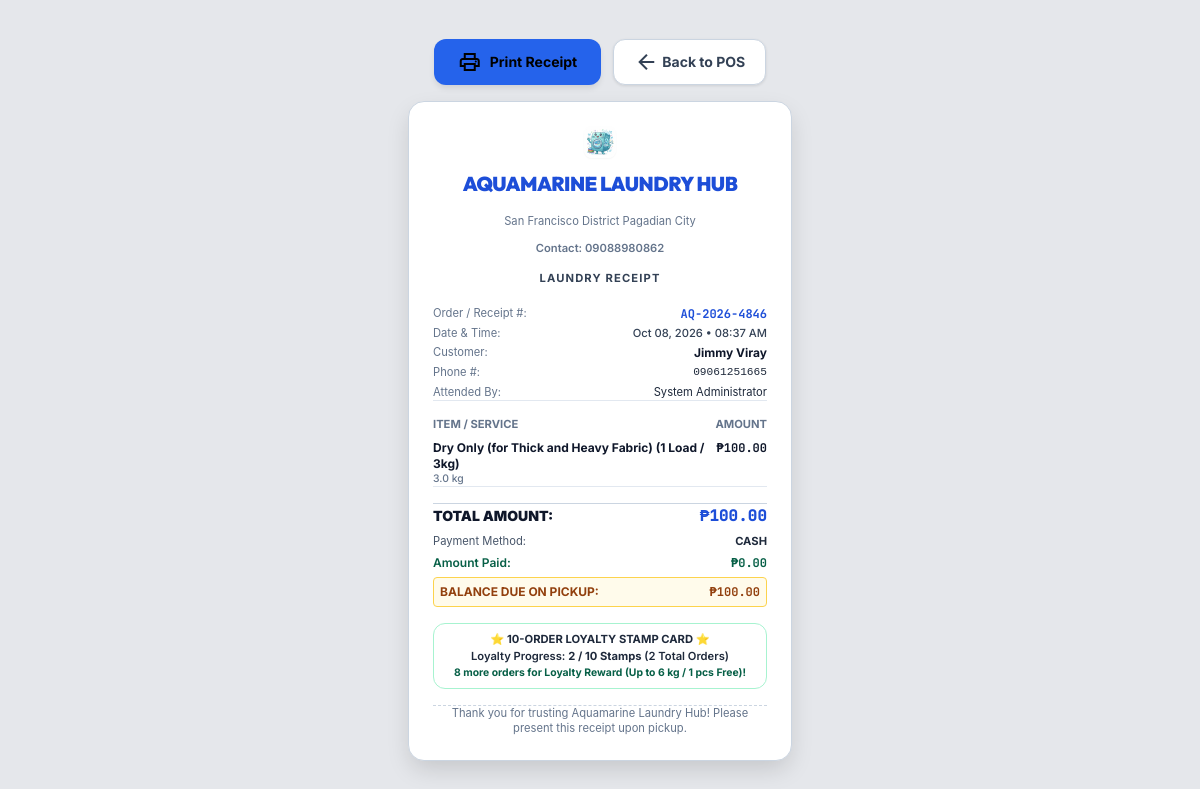
Screenshot of /pages/receipt.php?token=19 with the database file from the repository.
### tables this page shows
CREATE TABLE settings (
            setting_key TEXT PRIMARY KEY,
            setting_value TEXT
        );

CREATE TABLE orders (
            id INTEGER PRIMARY KEY AUTOINCREMENT,
            tracking_number TEXT UNIQUE NOT NULL,
            customer_id INTEGER NOT NULL,
            total_weight REAL DEFAULT 0.0,
            subtotal REAL DEFAULT 0.0,
            discount REAL DEFAULT 0.0,
            total_amount REAL DEFAULT 0.0,
            paid_amount REAL DEFAULT 0.0,
            payment_status TEXT DEFAULT 'Pending',
            order_status TEXT DEFAULT 'Pending',
            estimated_pickup DATETIME,
            rack_location TEXT,
            notes TEXT,
            driver_name TEXT,
            created_by INTEGER,
            created_at DATETIME DEFAULT CURRENT_TIMESTAMP, payment_method TEXT DEFAULT 'Cash', reference_no TEXT, service_type TEXT DEFAULT 'walk_in', delivery_fee REAL DEFAULT 0.0, delivery_address TEXT, receipt_token TEXT,
            FOREIGN KEY (customer_id) REFERENCES customers(id)
        );

CREATE TABLE customers (
            id INTEGER PRIMARY KEY AUTOINCREMENT,
            customer_code TEXT UNIQUE NOT NULL,
            name TEXT NOT NULL,
            contact TEXT DEFAULT 'N/A',
            email TEXT,
            address TEXT,
            created_at DATETIME DEFAULT CURRENT_TIMESTAMP
        );

CREATE TABLE users (
            id INTEGER PRIMARY KEY AUTOINCREMENT,
            username TEXT UNIQUE NOT NULL,
            password_hash TEXT NOT NULL,
            full_name TEXT NOT NULL,
            role TEXT NOT NULL DEFAULT 'cashier',
            cashier_id_number TEXT,
            status TEXT NOT NULL DEFAULT 'active',
            created_at DATETIME DEFAULT CURRENT_TIMESTAMP
        );

CREATE TABLE order_items (
            id INTEGER PRIMARY KEY AUTOINCREMENT,
            order_id INTEGER NOT NULL,
            service_id INTEGER NOT NULL,
            item_details TEXT,
            weight_kg REAL DEFAULT 0.0,
            qty INTEGER DEFAULT 1,
            unit_price REAL NOT NULL,
            subtotal REAL NOT NULL,
            FOREIGN KEY (order_id) REFERENCES orders(id) ON DELETE CASCADE
        );

### pages/receipt.php (the view, shortened to what the rows shown need)
<?php
require_once __DIR__ . '/app/Database.php';
require_once __DIR__ . '/app/OrderService.php';
$orderService = new OrderService();
$db = Database::getInstance();
$token = trim($_GET['token'] ?? '');
$id = (int)($_GET['id'] ?? 0);
$orderQuery = trim($_GET['order'] ?? ($_GET['tracking'] ?? ''));
$ord = null;
if (!empty($token)) {
    $ord = $db->fetch("
        SELECT o.*, c.name as customer_name, c.contact as customer_contact, c.address as customer_address, u.full_name as cashier_name
        FROM orders o
        JOIN customers c ON o.customer_id = c.id
        LEFT JOIN users u ON o.created_by = u.id
        WHERE o.receipt_token = ? OR o.tracking_number = ? OR o.id = ?
    ", [$token, $token, is_numeric($token) ? (int)$token : 0]);
}
$orderId = (int)$ord['id'];
$items = $db->fetchAll("
    SELECT oi.*, s.service_name
    FROM order_items oi
    LEFT JOIN services s ON oi.service_id = s.id
    WHERE oi.order_id = ?
", [$orderId]);
$payments = $db->fetchAll("SELECT * FROM payments WHERE order_id = ? ORDER BY id ASC", [$orderId]);
$latestPayment = !empty($payments) ? end($payments) : null;
$amountPaid = (float)$ord['paid_amount'];
$totalAmount = (float)$ord['total_amount'];
$balanceDue = max(0, $totalAmount - $amountPaid);
$custOrdersCount = (int)($db->fetch("SELECT COUNT(*) as cnt FROM orders WHERE customer_id = ? AND order_status IN ('Completed', 'Claimed', 'Claimed / Completed', 'Ready for Pickup', 'Out for Delivery', 'Delivered', 'Delivered / Completed')", [$ord['customer_id']])['cnt'] ?? 0);
$targetStamps = max(1, (int)($orderService->getSetting('loyalty_stamps_target', '11')));
$loyaltyRemainder = $custOrdersCount % $targetStamps;
$loyaltyStamps = ($custOrdersCount > 0 && $loyaltyRemainder === 0) ? $targetStamps : $loyaltyRemainder;
$paymentMethod = $latestPayment['payment_method'] ?? ($ord['payment_method'] ?? 'Cash');
$shopName = $orderService->getSetting('shop_name', 'AQUAMARINE LAUNDRY');
$shopAddress = $orderService->getSetting('shop_address', '123 Rizal Ave, Metro Manila');
$shopPhone = $orderService->getSetting('shop_phone', '0917-123-4567');
$receiptFooter = $orderService->getSetting('receipt_footer', 'Thank you for trusting Aquamarine Laundry! Please present this receipt upon pickup.');
?>
<!DOCTYPE html>
<html lang="en">
<head>
    <link href="assets/css/offline-tailwind.css" rel="stylesheet"/>
</head>
<body class="min-h-screen p-4 flex flex-col items-center justify-center text-gray-800">
    <div class="receipt-paper bg-white max-w-sm w-full p-6 rounded-2xl border border-gray-300 shadow-lg text-xs space-y-4">
        <div class="text-center space-y-1">
            <img src="assets/img/logo.png" alt="Aquamarine Logo" class="object-contain mx-auto mb-1 rounded-lg shadow-2xs" style="width: 32px; height: 32px; max-width: 32px; max-height: 32px;">
            <h2 class="text-xl font-black tracking-tight text-blue-700 uppercase"><?= htmlspecialchars($shopName) ?></h2>
            <p class="text-2xs text-gray-500"><?= htmlspecialchars($shopAddress) ?></p>
            <p class="text-2xs text-gray-500 font-semibold">Contact: <?= htmlspecialchars($shopPhone) ?></p>
            <div class="pt-2">
                <span class="border-y border-dashed border-gray-400 py-1 px-4 inline-block font-bold text-2xs uppercase text-gray-700 tracking-widest">
                </span>
            </div>
        </div>
        <div class="space-y-1 text-2xs border-b border-gray-200 pb-3">
            <div class="flex justify-between">
                <span class="text-gray-500">Order / Receipt #:</span>
                <strong class="font-mono-num font-bold text-blue-700 text-xs"><?= htmlspecialchars($ord['tracking_number']) ?></strong>
            </div>
            <div class="flex justify-between">
                <span class="text-gray-500">Date & Time:</span>
                <span class="font-medium text-gray-700"><?= date('M d, Y • h:i A', strtotime($ord['created_at'])) ?></span>
            </div>
            <div class="flex justify-between">
                <span class="text-gray-500">Customer:</span>
                <strong class="font-bold text-gray-900 text-xs"><?= htmlspecialchars($ord['customer_name']) ?></strong>
            </div>
            <div class="flex justify-between">
                <span class="text-gray-500">Phone #:</span>
                <span class="font-mono-num"><?= htmlspecialchars($ord['customer_contact'] ?: 'N/A') ?></span>
            </div>
            <div class="flex justify-between">
                <span class="text-gray-500">Attended By:</span>
                <span><?= htmlspecialchars($ord['cashier_name'] ?: 'Staff') ?></span>
            </div>
        </div>
        <div class="space-y-2 border-b border-gray-200 pb-3">
            <div class="flex justify-between font-bold text-gray-500 text-2xs uppercase tracking-wider">
            </div>
            <?php foreach ($items as $it):
                $displayName = !empty($it['item_details']) ? $it['item_details'] : ($it['service_name'] ?: 'Laundry Service');
                $displayName = preg_replace('/^Add-on:\s*/i', '', $displayName);
                $weightKg = (float)($it['weight_kg'] ?? 0);
                $qty = max(1, (int)($it['qty'] ?? 1));
                $weightQtyStr = $weightKg > 0 ? number_format($weightKg, 1) . ' kg' : ($qty > 1 ? $qty . ' pcs' : '1 pc');
            ?>
                <div class="flex justify-between items-start text-xs">
                    <div>
                        <div class="font-bold text-gray-900"><?= htmlspecialchars($displayName) ?></div>
                        <div class="text-3xs text-gray-500 font-medium"><?= $weightQtyStr ?> <?= ($it['unit_price'] ?? 0) > 0 && $weightKg <= 0 ? '(@ ₱' . number_format($it['unit_price'], 2) . ')' : '' ?></div>
                    </div>
                    <div class="font-mono-num font-bold text-gray-900">₱<?= number_format($it['subtotal'], 2) ?></div>
                </div>
            <?php endforeach; ?>
        </div>
        <div class="space-y-1.5 text-xs">
            <div class="flex justify-between items-center text-sm font-black text-gray-900 border-t border-gray-300 pt-2">
                <span>TOTAL AMOUNT:</span>
                <span class="font-mono-num text-blue-700 text-base">₱<?= number_format($totalAmount, 2) ?></span>
            </div>
            <div class="flex justify-between text-gray-600 text-2xs pt-1">
                <span>Payment Method:</span>
                <strong class="uppercase font-bold text-gray-800"><?= htmlspecialchars($paymentMethod) ?></strong>
            </div>
            <div class="flex justify-between text-emerald-800 font-semibold">
                <span>Amount Paid:</span>
                <span class="font-mono-num font-bold">₱<?= number_format($amountPaid, 2) ?></span>
            </div>
            <div class="pt-1">
                <?php if ($balanceDue <= 0): ?>
                    <div class="text-center font-black text-emerald-800 bg-emerald-100 py-1 rounded uppercase text-2xs border border-emerald-300">
                        ✓ FULLY PAID
                    </div>
                <?php else: ?>
                    <div class="flex justify-between font-bold text-amber-800 bg-amber-50 p-1.5 rounded border border-amber-300 text-xs">
                        <span>BALANCE DUE ON PICKUP:</span>
                        <span class="font-mono-num">₱<?= number_format($balanceDue, 2) ?></span>
                    </div>
                <?php endif; ?>
            </div>
        </div>
        <div class="bg-emerald-50/80 border border-emerald-200 p-2 rounded-xl text-center text-2xs space-y-0.5">
            <div class="font-bold text-emerald-950 flex items-center justify-center gap-1">
                ⭐ <?= $targetStamps ?>-ORDER LOYALTY STAMP CARD ⭐
            </div>
            <?php if ((float)$ord['discount'] > 0 && (float)$ord['total_amount'] == 0): ?>
                <div class="text-emerald-800 font-bold">🎁 LOYALTY REWARD DISCOUNT APPLIED!</div>
            <?php else: ?>
                <div class="text-gray-800 font-semibold">Loyalty Progress: <strong><?= $loyaltyStamps ?> / <?= $targetStamps ?> Stamps</strong> (<?= $custOrdersCount ?> Total Orders)</div>
                <div class="text-3xs text-emerald-800 font-bold"><?= max(0, $targetStamps - $loyaltyStamps) ?> more order<?= max(0, $targetStamps - $loyaltyStamps) === 1 ? '' : 's' ?> for Loyalty Reward (Up to <?= htmlspecialchars($orderService->getSetting('loyalty_max_kg', '8.0')) ?> kg / <?= htmlspecialchars($orderService->getSetting('loyalty_max_piece', '5')) ?> pcs Free)!</div>
            <?php endif; ?>
        </div>
        <div class="text-center text-2xs text-gray-500 italic border-t border-dashed border-gray-300 pt-3">
            <?= htmlspecialchars($receiptFooter) ?>
        </div>
    </div>
</body>
</html>

### rows the page displays
settings: setting_value "AQUAMARINE LAUNDRY HUB"
settings: setting_value "San Francisco District Pagadian City"
settings: setting_value "09088980862"
orders: tracking_number "AQ-2026-4846", created_at "Oct 08, 2026 • 08:37 AM", customer.name "Jimmy Viray", customer.contact "09061251665", users.full_name "System Administrator", total_amount "100.00", payment_method "CASH", paid_amount "0.00", balanceDue "100.00", customer "2"
order_items: item_details "Dry Only (for Thick and Heavy Fabric) (1 Load / 3kg)", weight_kg "3.0 kg", subtotal "100.00"
settings: setting_value "10"
settings: setting_value "6"
settings: setting_value "1"
settings: setting_value "Thank you for trusting Aquamarine Laundry Hub! Please present this receipt upon pickup."

### other values shown
max(0, $targetStamps - $loyaltyStamps) "8"
